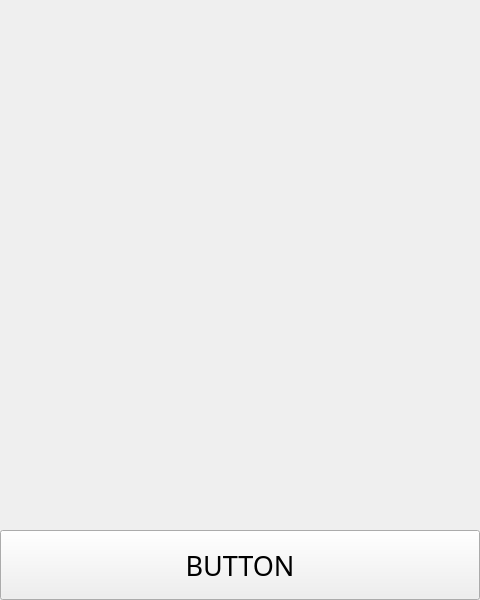
<?xml version="1.0" encoding="UTF-8"?>
<ui version="4.0">
 <class>Circles</class>
 <widget class="QWidget" name="Circles">
  <property name="geometry">
   <rect>
    <x>0</x>
    <y>0</y>
    <width>480</width>
    <height>600</height>
   </rect>
  </property>
  <property name="windowTitle">
   <string>Circles</string>
  </property>
  <widget class="QPushButton" name="btn">
   <property name="geometry">
    <rect>
     <x>0</x>
     <y>530</y>
     <width>480</width>
     <height>70</height>
    </rect>
   </property>
   <property name="font">
    <font>
     <family>MV Boli</family>
     <pointsize>20</pointsize>
    </font>
   </property>
   <property name="text">
    <string>BUTTON</string>
   </property>
  </widget>
 </widget>
 <resources/>
 <connections/>
</ui>
